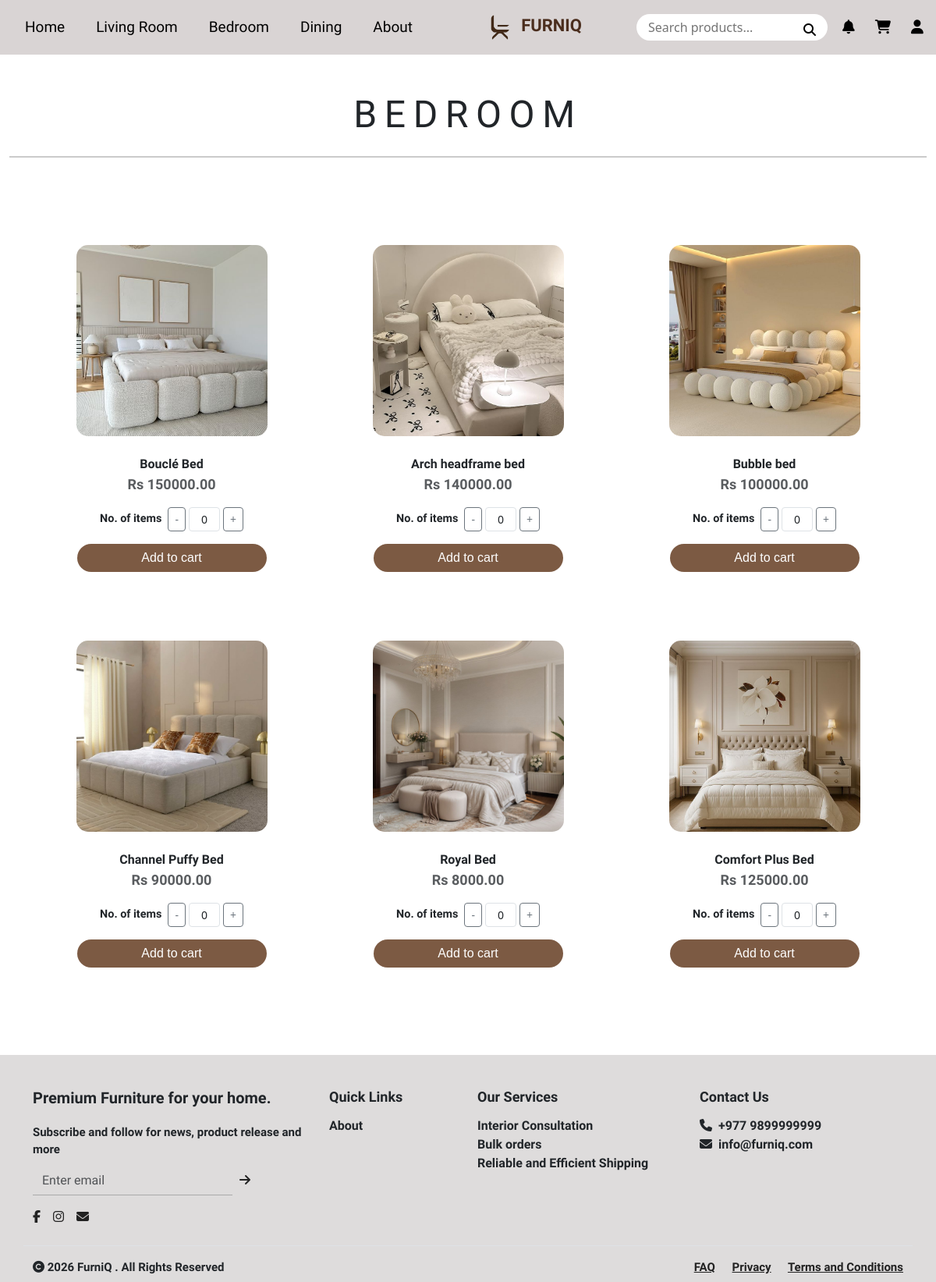
The page /bedroom/ on the database its author committed.
### inventory/models.py (models this page shows, shortened)
class WebsiteContent(models.Model):
    header_title = models.CharField(max_length=100, default='FurniQ')
    footer_text = models.TextField(default='Premium Furniture for your home.')
    footer_address = models.CharField(max_length=255, default='Kathmandu, Nepal')
    contact_email = models.EmailField(default='info@furniq.com')
    contact_phone = models.CharField(max_length=20, default='+977 12345678')
    featured_title = models.CharField(max_length=200, default='Lush Collection 2026')
    featured_subtitle = models.CharField(max_length=200, default='Discover the Art of Living')
    featured_image = models.ImageField(upload_to='site_assets/', null=True, blank=True)
    about_title = models.CharField(max_length=100, default='Our Story')
    about_content = models.TextField(default='We craft furniture with love and precision.')
    about_image = models.ImageField(upload_to='site_assets/', null=True, blank=True)
    created_at = models.DateTimeField(auto_now=True)

class Product(models.Model):
    CATEGORY_CHOICES = [
        ('Bedroom', 'Bedroom'),
        ('Living Room', 'Living Room'),
        ('Dining', 'Dining'),
    ]
    name = models.CharField(max_length=100)
    price = models.DecimalField(max_digits=10, decimal_places=2)
    old_price = models.DecimalField(max_digits=10, decimal_places=2, blank=True, null=True)
    stock = models.IntegerField(default=0)
    category = models.CharField(max_length=50, choices=CATEGORY_CHOICES, default='Living Room')
    assigned_staff = models.ForeignKey(
        User,
        on_delete=models.SET_NULL,
        null=True,
        blank=True,
        limit_choices_to={'is_staff': True}
    )
    image = models.ImageField(upload_to='product_images/', null=True, blank=True)
    is_featured = models.BooleanField(default=False)
    is_popular = models.BooleanField(default=False, verbose_name='Popular (Best Seller)')
    is_special_offer = models.BooleanField(default=False, verbose_name='Special Offer')
    available_for_order = models.BooleanField(default=True)
    is_active = models.BooleanField(default=True, verbose_name='Active (Show on website)')
    description = models.TextField(blank=True, null=True)

### inventory/views.py (the view)
# urls.py: path('bedroom/', views.bedroom, name='bedroom'),
def bedroom(request):
    products = Product.objects.filter(category='Bedroom')
    return render(request, 'inventory/bedroom.html', {'products': products})

### custom_admin/context_processors.py (called while the page is built, shortened)
def admin_context(request):
    context = {}
    return context

### inventory/context_processors.py (called while the page is built)
def global_context(request):
    context = {}
    context['site_content'] = WebsiteContent.objects.first()
    if request.user.is_authenticated:
        context['saved_count'] = SavedItem.objects.filter(user=request.user).count()
        unread_notifs = Notification.objects.filter(user=request.user, is_read=False).order_by('-created_at')
        context['notif_count'] = unread_notifs.count()
        context['notifications'] = unread_notifs[:5]
    else:
        context['saved_count'] = 0
        context['notif_count'] = 0
        context['notifications'] = []
    return context

### inventory/templates/inventory/bedroom.html (shortened to what this page needs)
{% extends 'inventory/base.html' %}
{% load static %}
{% block content %}
<section class="container-fluid py-5 bg-white text-center">
    <h1 class="display-5 fw-normal" style="letter-spacing:0.2em; font-family:'Italiana',serif;">BEDROOM</h1>
    <hr class="mt-4" style="border-top:2px solid #333;">
</section>
<div class="container py-5">
    <div class="row row-cols-1 row-cols-md-3 g-4">
        {% for product in products %}
        {% if product.image %}
        <div class="col mb-5">
            <div class="card border-0 text-center h-100">
                <div style="width: 245px; height: 245px; margin: 0 auto; overflow: hidden; border-radius: 15px;">
                    <img src="{{ product.image.url }}" class="card-img-top">
                </div>
                <div class="card-body d-flex flex-column align-items-center">
                    <p class="card-title mt-2" style="font-family:'Italiana',serif; font-weight: bold;">{{ product.name }}</p>
                    <p class="text-muted" style="font-family:'Italiana',serif; font-size:18px; font-weight:bold; margin-top:-8px;">Rs {{ product.price }}</p>
                    {% if product.stock > 0 %}
                    <div class="d-flex justify-content-center align-items-center mb-3">
                        <span class="me-2" style="font-size: 0.9rem; font-family:'Italiana',serif; font-weight: bold;">No. of items</span>
                        <button class="btn btn-sm btn-outline-secondary" onclick="changeQty(this, -1)">-</button>
                        <input type="text" class="form-control form-control-sm mx-1 text-center qty-input" value="0" style="width:40px;" data-stock="{{ product.stock }}" max="{{ product.stock}}" readonly>
                        <button class="btn btn-sm btn-outline-secondary" onclick="changeQty(this, 1)">+</button>
                    </div>
                    <button class="btn btn-brown add-to-cart w-75" style="font-family:'Josefin Sans', sans-serif;" onclick="addToCart('{{ product.name|escapejs }}', this)">
                        Add to cart
                    </button>
                    {% else %}
                    <div class="text-danger fw-bold mb-3" style="font-family:'Italiana',serif;">Out of Stock</div>
                    <button class="btn btn-secondary w-75" disabled style="background-color: #4b3a3aff;">Sold Out</button>
                    {% endif %}
                </div>
            </div>
        </div>
        {% endif %}
        {% endfor %}
    </div>
</div>
{% endblock %}

### inventory/templates/inventory/base.html (shortened to what this page needs)
{% load static %}
<!DOCTYPE html>
<html lang="en">
<head>
    <link href="https://cdn.jsdelivr.net/npm/bootstrap@5.3.0/dist/css/bootstrap.min.css" rel="stylesheet">
    <link rel="stylesheet" href="https://cdnjs.cloudflare.com/ajax/libs/font-awesome/6.5.0/css/all.min.css">
    <link rel="stylesheet" href="{% static 'css/styles.css' %}">
</head>
<body>
    <nav class="navbar navbar-expand-lg navbar-custom">
        <div class="container-fluid">
            <ul class="navbar-nav flex-row">
                <li class="nav-item"><a class="nav-link" href="{% url 'home' %}">Home</a></li>
                <li class="nav-item"><a class="nav-link" href="{% url 'livingroom' %}">Living Room</a></li>
                <li class="nav-item"><a class="nav-link" href="{% url 'bedroom' %}">Bedroom</a></li>
                <li class="nav-item"><a class="nav-link" href="{% url 'dining' %}">Dining</a></li>
                <li class="nav-item"><a class="nav-link" href="{% url 'about' %}">About</a></li>
            </ul>
            <a class="navbar-brand mx-auto text-center" href="{% url 'home' %}" align-items="center">
                <img src="{% static 'images/FurniQ.png' %}" alt="Logo" height="40"
                    class="d-inline-block align-text-center">
                <span class="logo-text">{{ site_content.header_title|default:"FURNIQ"|upper }}</span>
            </a>
            <div class="d-flex align-items-center">
                <form action="{% url 'search_results' %}" method="GET" class="position-relative">
                    <div class="position-relative">
                        <input type="text" name="q" class="search-bar" placeholder="Search products...">
                        <button type="submit"
                            style="background:none; border:none; position:absolute; right:15px; top:8px; padding:0;">
                            <i class="fa fa-search"></i>
                        </button>
                    </div>
                </form>
                <div class="nav-icons-container">
                    <div class="dropdown">
                        <button class="dropdown-trigger position-relative" data-bs-toggle="dropdown"
                            aria-expanded="false">
                            <i class="fa fa-bell"></i>
                        </button>
                    </div>
                    <a href="{% url 'cart' %}" class="icon-btn position-relative">
                        <i class="fa fa-shopping-cart"></i>
                    </a>
                    {% if user.is_authenticated %}
                    <div class="dropdown">
                        <button class="dropdown-trigger" data-bs-toggle="dropdown" aria-expanded="false">
                            <i class="fa fa-user"></i>
                        </button>
                        <ul class="dropdown-menu dropdown-menu-end notification-dropdown">
                            <div class="notification-header text-center">
                                <div style="font-size: 11px; font-weight: normal; opacity: 0.8;">LOGGED IN AS</div>
                                {{ user.username }}
                            </div>
                            <li><a class="dropdown-item notification-item" href="{% url 'profile' %}?tab=profile"><i class="fas fa-user-circle me-2"></i> My Profile</a></li>
                            <li><a class="dropdown-item notification-item" href="{% url 'order_history' %}"><i class="fas fa-box me-2"></i> My Orders</a></li>
                            {% if user.is_superuser %}
                            <li><hr class="dropdown-divider my-0"></li>
                            <li><a class="dropdown-item notification-item" href="{% url 'admin-custom:dashboard' %}" style="color: #d4a017; font-weight: bold;"><i class="fas fa-user-shield me-2"></i> Admin Command</a></li>
                            {% elif user.is_staff %}
                            <li><hr class="dropdown-divider my-0"></li>
                            <li><a class="dropdown-item notification-item" href="{% url 'profile' %}" style="color: #4b2e1e; font-weight: bold;"><i class="fas fa-tachometer-alt me-2"></i> Staff Dashboard</a></li>
                            {% endif %}
                            <li><hr class="dropdown-divider my-0"></li>
                            <li><a class="dropdown-item notification-item text-danger" href="{% url 'logout' %}"><i class="fas fa-sign-out-alt me-2"></i> Logout</a></li>
                        </ul>
                    </div>
                    {% else %}
                    <a href="{% url 'user' %}" class="icon-btn"><i class="fa fa-user"></i></a>
                    {% endif %}
                </div>
            </div>
        </div>
    </nav>
    <div style="min-height: 50vh;">
        {% block content %}
        {% endblock %}
    </div>
    <footer style="background:#dedcdc; padding:40px 0 0 0; font-family:'Italiana',serif;">
        <div class="container">
            <div class="row">
                <div class="col-md-4 mb-4">
                    <div style="font-size:20px; margin-bottom:18px; font-weight:bold;">{{ site_content.footer_text|default:"Where comfort meets class." }}</div>
                    <div style="font-size:15px; margin-bottom:10px; font-weight:bold;">Subscribe and follow for news,
                        product release and more</div>
                    <form action="{% url 'subscribe' %}" method="POST" class="d-flex mb-3" style="max-width:280px;">
                        <input type="email" name="email" class="form-control rounded-0" placeholder="Enter email" required
                            style="border:none; border-bottom:1px solid #aaa; border-radius:0; background:transparent;">
                        <button type="submit" class="btn btn-link p-0 ms-2" style="color:#222; text-decoration:none;"><i
                                class="fa fa-arrow-right"></i></button>
                    </form>
                    <div>
                        <a href="#" style="color:#222; margin-right:12px;"><i class="fab fa-facebook-f"></i></a>
                        <a href="#" style="color:#222; margin-right:12px;"><i class="fab fa-instagram"></i></a>
                        <a href="#" style="color:#222;"><i class="fa fa-envelope"></i></a>
                    </div>
                </div>
                <div class="col-md-2 mb-4">
                    <div style="font-size:18px; margin-bottom:12px; font-weight:bold;">Quick Links</div>
                    <div style="font-size:16px; font-weight:bold;"><a href="{% url 'about' %}" style="text-decoration:none; color:inherit;">About</a></div>
                </div>
                <div class="col-md-3 mb-4">
                    <div style="font-size:18px; margin-bottom:12px; font-weight:bold;">Our Services</div>
                    <div style="font-size:16px; font-weight:bold;">Interior Consultation</div>
                    <div style="font-size:16px; font-weight:bold;">Bulk orders</div>
                    <div style="font-size:16px; font-weight:bold;">Reliable and Efficient Shipping</div>
                </div>
                <div class="col-md-3 mb-4">
                    <div style="font-size:18px; margin-bottom:12px; font-weight:bold;">Contact Us</div>
                    <div style="font-size:16px; font-weight:bold;"><i class="fa fa-phone me-2"></i>{{ site_content.contact_phone|default:"+977 979-9999999" }}
                    </div>
                    <div style="font-size:16px; font-weight:bold;"><i class="fa fa-envelope me-2"></i>{{ site_content.contact_email|default:"furniq@gmail.com" }}</div>
                </div>
            </div>
            <div class="row border-top pt-3 pb-2" style="font-size:15px; font-weight:bold;">
                <div class="col-md-6 text-start">
                    <span><i class="fa fa-copyright"></i> 2026 {{ site_content.header_title|default:"FurniQ" }} . All Rights Reserved</span>
                </div>
                <div class="col-md-6 text-end">
                    <a href="#" style="color:#222; margin-right:18px; font-weight:bold;">FAQ</a>
                    <a href="#" style="color:#222; margin-right:18px; font-weight:bold;">Privacy</a>
                    <a href="#" style="color:#222; font-weight:bold;">Terms and Conditions</a>
                </div>
            </div>
        </div>
    </footer>
</body>
</html>

### inventory/static/css/styles.css (style rules this page uses)
.navbar-custom { background-color: #d9d4d4; padding: 10px 0; }
.navbar-nav .nav-link { font-family: 'Italiana', serif; font-size: 19px; margin: 0 12px; color: black; }
.logo-text { font-weight: bold; font-family: 'Italiana', serif; font-size: 20px; color: #4b2e1e; }
.nav-icons-container { display: flex; align-items: center; gap: 20px; margin-left: 15px; }
.icon-btn, .dropdown-trigger { margin: 0; padding: 0; display: flex; align-items: center; justify-content: center; width: 24px; height: 24px; background: none; border: none; color: black; cursor: pointer; transition: transform 0.15s ease-in-out, color 0.3s ease-in-out; text-decoration: none; font-size: 18px; }
.btn-brown { background-color: #7c5a43; color: #fff; border-radius: 20px; border: none; }
footer { background: #dedcdc; padding: 40px 0 0 0; font-family: 'Italiana', serif; }

### inventory/templates/inventory/base.html (style rules this page uses)
.navbar-custom { background-color: #d9d4d4; padding: 10px 0; }
.navbar-nav .nav-link { font-family: 'Italiana', serif; font-size: 19px; margin: 0 12px; color: black; }
.logo-text { font-weight: bold; font-family: 'Italiana', serif; font-size: 22px; color: #4b2e1e; }
.search-bar { border-radius: 50px; padding: 5px 15px; border: none; outline: none; width: 245px; }
.nav-icons-container { display: flex; align-items: center; gap: 20px; margin-left: 15px; }
.nav-icons-container .icon-btn, .nav-icons-container .dropdown-trigger { margin: 0 !important; padding: 0; display: flex; align-items: center; justify-content: center; width: 24px; height: 24px; background: none; border: none; color: black; transition: transform 0.15s ease-in-out, color 0.3s ease-in-out; cursor: pointer; }

### inventory/templates/inventory/bedroom.html (style rules this page uses)
.btn-brown { background-color: #7c5a43; color: #fff; border-radius: 20px; }
.card-img-top { width: 100%; height: 100%; object-fit: cover; }

### rows shown on the page
WebsiteContent: header_title "FURNIQ", footer_text "Premium Furniture for your home.", contact_phone "+977 9899999999", contact_email "info@furniq.com", header_title "FurniQ"
Product: image (picture), name "Bouclé Bed", price "150000.00"
Product: image (picture), name "Arch headframe bed", price "140000.00"
Product: image (picture), name "Bubble bed", price "100000.00"
Product: image (picture), name "Channel Puffy Bed", price "90000.00"
Product: image (picture), name "Royal Bed", price "8000.00"
Product: image (picture), name "Comfort Plus Bed", price "125000.00"
